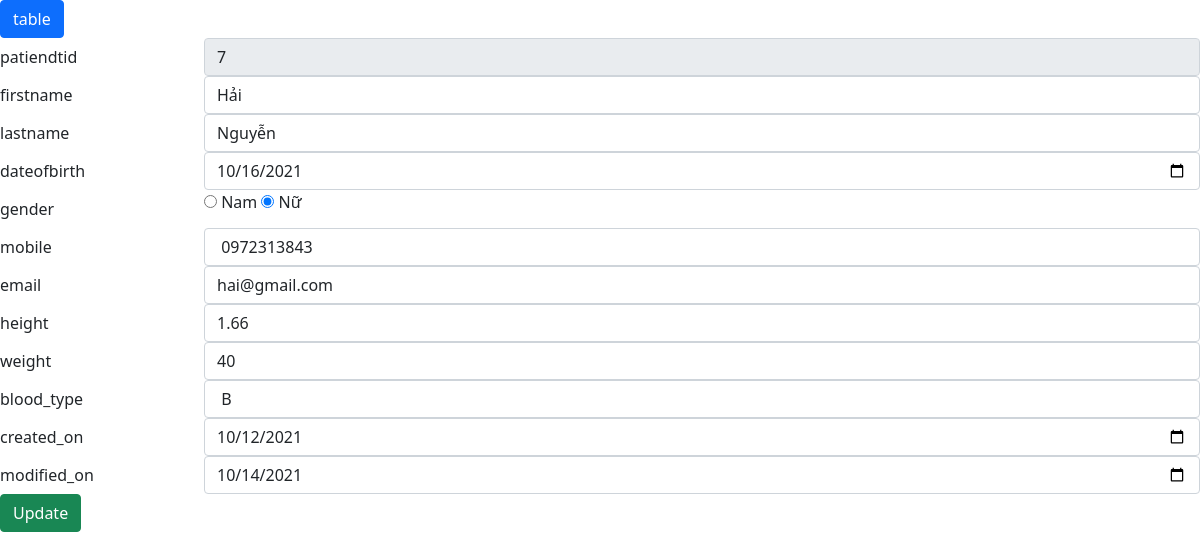
/update.php?patiendtid=7, run on the app's committed database.
### tables this page shows
CREATE TABLE `patient` (
  `patiendtid` int(11) NOT NULL,
  `firstname` varchar(100) DEFAULT NULL,
  `lastname` varchar(100) DEFAULT NULL,
  `dateofbirth` date DEFAULT NULL,
  `gender` tinyint(2) DEFAULT NULL,
  `mobile` char(20) DEFAULT NULL,
  `email` varchar(100) DEFAULT NULL,
  `height` float DEFAULT NULL,
  `weight` float DEFAULT NULL,
  `blood_type` varchar(100) DEFAULT NULL,
  `created_on` date DEFAULT NULL,
  `modified_on` date DEFAULT NULL
);

### src/update.php (the view, shortened to what this page needs)
<?php
include('./config.php');
?>
<!DOCTYPE html>
<html lang="en">
<head>
    <link href="https://cdn.jsdelivr.net/npm/bootstrap@5.1.3/dist/css/bootstrap.min.css" rel="stylesheet">
</head>
<body>
    <?php
    if (isset($_GET['patiendtid'])) {
        $patiendtid = $_GET['patiendtid'];
        $sql ="select * from patient where patiendtid = '$patiendtid'";
        $rs = mysqli_query($con,$sql);
        if(mysqli_num_rows($rs))
        {
            $row= mysqli_fetch_assoc($rs);
            $firstname = $row['firstname'];
            $lastname = $row['lastname'];
            $dateofbirth = $row['dateofbirth'];
            $gender = $row['gender'];
            $mobile = $row['mobile'];
            $email = $row['email'];
            $height = $row['height'];
            $weight = $row['weight'];
            $blood_type = $row['blood_type'];
            $created_on = $row['created_on'];
            $modified_on = $row['modified_on'];
        }
    }
    ?>
   <a href="./index.php"><button type="button" class="btn btn-primary">table</button></a>
    <form action="" method="POST">
        <div class="form-group row">
            <label for="empMobile" class="col-sm-2 col-form-label">patiendtid </label>
            <div class="col-sm-10">
        <input value="<?php echo $patiendtid ?>" type="text" class="form-control" readonly id="modified_on" name="patiendtid">
            </div>
        </div>
        <div class="form-group row">
            <label for="empMobile" class="col-sm-2 col-form-label">firstname</label>
            <div class="col-sm-10">
                <input value="<?php echo $firstname ?>" type="text" class="form-control" id="modified_on" name="firstname">
            </div>
        </div>
        <div class="form-group row">
            <label for="empMobile" class="col-sm-2 col-form-label">lastname</label>
            <div class="col-sm-10">
                <input value="<?php echo $lastname ?>" type="text
            " class="form-control" id="modified_on" name="lastname">
            </div>
        </div>
        <div class="form-group row">
            <label for="empMobile" class="col-sm-2 col-form-label">dateofbirth</label>
            <div class="col-sm-10">
                <input value="<?php echo $dateofbirth ?>" type="date" class="form-control" id="modified_on" name="dateofbirth">
            </div>
        </div>
        <div class="form-group row">
            <label for="empMobile" class="col-sm-2 col-form-label">gender</label>
            <div class="col-sm-10">
                <input type="radio" <?php if($gender==1) {echo "checked"; }?> name="gender" value="1"> Nam
                <input type="radio" <?php if($gender==0) {echo "checked"; }?> name="gender" value="0"> Nữ
            </div>
        </div>
        <div class="form-group row">
            <label for="empMobile" class="col-sm-2 col-form-label">mobile</label>
            <div  class="col-sm-10">
                <input value="<?php echo $mobile ?>" type="text
            " class="form-control" id="modified_on" name="mobile">
            </div>
        </div>
        <div class="form-group row">
            <label for="empMobile" class="col-sm-2 col-form-label">email</label>
            <div class="col-sm-10">
                <input value="<?php echo $email ?>" type="text
            " class="form-control" id="modified_on" name="email">
            </div>
        </div>
        <div class="form-group row">
            <label  for="empMobile" class="col-sm-2 col-form-label">height</label>
            <div  class="col-sm-10">
                <input value="<?php echo $height ?>" type="text
            " class="form-control" id="modified_on" name="height">
            </div>
        </div>
        <div class="form-group row">
            <label for="empMobile" class="col-sm-2 col-form-label">weight</label>
            <div  class="col-sm-10">
                <input value="<?php echo $weight ?>" type="text
            " class="form-control" id="modified_on" name="weight">
            </div>
        </div>
        <div class="form-group row">
            <label for="empMobile" class="col-sm-2 col-form-label">blood_type</label>
            <div class="col-sm-10">
                <input value="<?php echo $blood_type ?>" type="text
            " class="form-control" id="modified_on" name="blood_type">
            </div>
        </div>
        <div class="form-group row">
            <label for="empMobile" class="col-sm-2 col-form-label">created_on</label>
            <div  class="col-sm-10">
                <input value="<?php echo $created_on ?>" type="date" class="form-control" id="modified_on" name="created_on">
            </div>
        </div>
        <div class="form-group row">
            <label for="empMobile" class="col-sm-2 col-form-label">modified_on</label>
            <div  class="col-sm-10">
                <input value="<?php echo $modified_on ?>" type="date" class="form-control" id="modified_on" name="modified_on">
            </div>
        </div>
        <button name="update" type="submit" class="btn btn-success">Update</button>
    </form>
</body>
</html>

### data on the page
patient: firstname "Hải", lastname "Nguyễn", dateofbirth "10/16/2021", gender "☑", mobile "0972313843", email "hai@gmail.com", height "1.66", weight "40", blood_type "B", created_on "10/12/2021", modified_on "10/14/2021"
